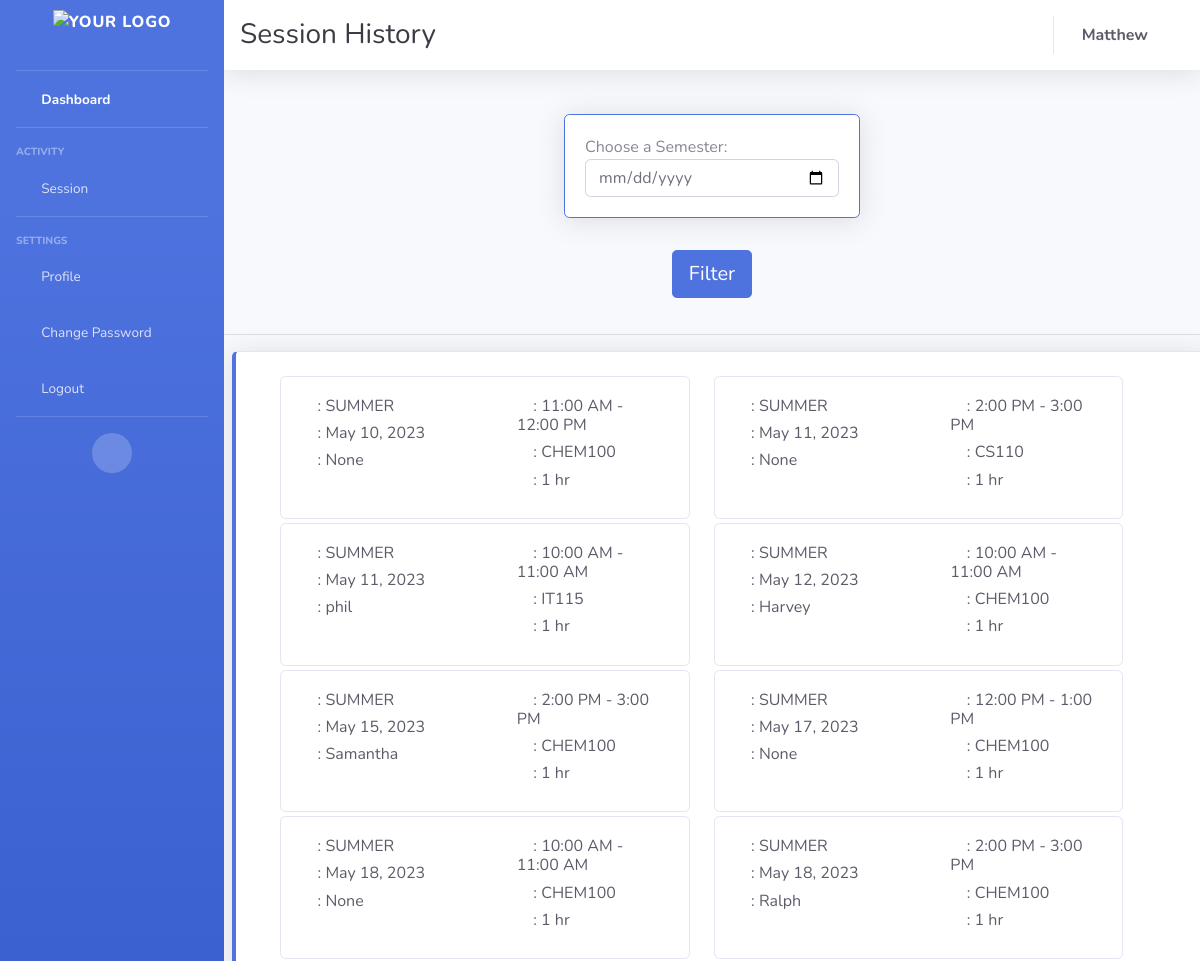
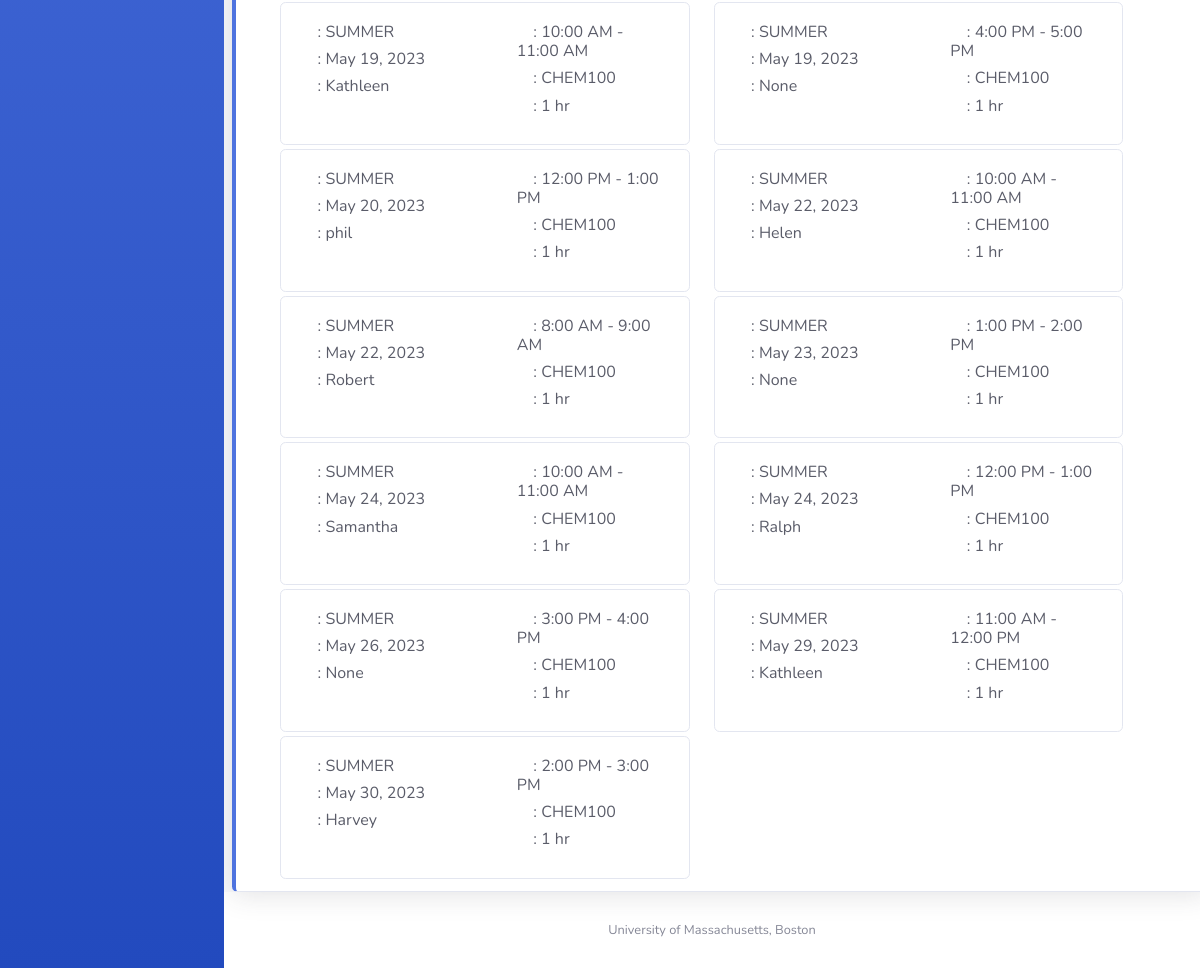
Page /session-hsitory/ (signed in) on the committed database (2 pictures, top to bottom).
### appusers/models.py (models this page shows, shortened)
class Availability(models.Model):
    tutor = models.ForeignKey(Tutor, on_delete=models.CASCADE, null=True, blank=True, related_name='availabilities')
    date = models.DateField()
    timeblock = models.CharField(max_length=1, choices=TIMEBLOCK_CHOICES)
    booked_by = models.ForeignKey(Student, on_delete=models.SET_NULL, null=True, blank=True,
                                  related_name='booked_slots')
    course = models.ForeignKey(Course, on_delete=models.CASCADE)
    status = models.CharField(max_length=1, choices=STATUS_CHOICES)
    semester = models.CharField(max_length=25, null=True)

class Course(models.Model):
    c_name = models.CharField(max_length=100)
    c_code = models.CharField(max_length=50, unique=True, null=False)
    def __str__(self):
        return self.c_name

class Student(models.Model):
    user = models.OneToOneField(User, on_delete=models.CASCADE)
    ums_id = models.CharField(max_length=20, null=True, blank=True)
    courses = models.ManyToManyField(Course, related_name='students')
    no_shows = models.IntegerField(max_length=1, default=0)
    profile_picture = models.FileField(null=True, blank=True)
    def __str__(self):
        return self.user.username

### appusers/views.py (the view)
# urls.py: path('session-hsitory/', session_history, name='session_history'),
@login_required
def session_history(request):
    current_user = request.user
    today = date.today()
    slots = Availability.objects.all().order_by('date')
    try:
        student = current_user.student
        student_session_history = Availability.objects.filter(booked_by=student, date__lt=today).order_by('date')
    except Student.DoesNotExist:
        student_session_history = []
    try:
        tutor = current_user.tutor
        tutor_session_history = Availability.objects.filter(tutor=tutor, date__lt=today).order_by('date')
    except Tutor.DoesNotExist:
        tutor_session_history = []
    return render(request, 'session_history.html',
                  {'slots': slots, 'today': today,
                   'student_session_history': student_session_history,
                   'tutor_session_history': tutor_session_history,
                  })

### templates/session_history.html (shortened to what this page needs)
{% extends "base.html" %}
{% block top_heading %}
    <h1 class="h3 mb-0 text-gray-900">Session History</h1>
{% endblock %}
{% block content %}
    <div class="card-body">
        <form method="GET" id="filter-form">
            <div class="row justify-content-center">
                <div class="col-md-4 mb-3">
                    <div class="card border-primary shadow">
                        <div class="card-body">
                            <div class="d-flex align-items-center">
                                <label for="date-select" class="mr-3 mb-0">Choose a Semester:</label>
                                <i class="fas fa-calendar"></i>
                            </div>
                            <input type="date" name="date" id="date-select" class="form-control">
                        </div>
                    </div>
                </div>
                <div class="col-md-12 text-center">
                    <button type="submit" class="btn btn-toggle btn-primary btn-lg mt-3">Filter</button>
                </div>
            </div>
        </form>
    </div>
    <hr>
    {% if user.is_authenticated %}
        {% if request.user.tutor %}
            <div class="container-fluid card border-left-primary shadow py-2 mr-5 ml-2 mt-3">
            <div id="card-container" class="row row-cols-1 row-cols-md-2 overflow-auto mr-5 ml-2 mt-3" >
                {% for session in tutor_session_history %}
                    <div class="col mb-1">
                        <div class="card">
                            <div class="row g-0">
                                <div class="col-md-6">
                                    <div class="card-body text-gray-800">
                                        <div class="h6">
                                            <i class="fas fa-archive"></i>
                                            : {{ session.semester }}
                                        </div>
                                        <div class="h6">
                                            <i class="fas fa-calendar"></i>
                                            : {{ session.date }}
                                        </div>
                                        <div class="h6">
                                            <i class="fas fa-user-alt"></i>
                                            : {{ session.booked_by }}
                                        </div>
                                    </div>
                                </div>
                                <div class="col-md-6">
                                    <div class="card-body text-gray-800">
                                        <div class="h6">
                                            <i class="fas fa-clock"></i>
                                            : {{ session.get_timeblock_display }}
                                        </div>
                                        <div class="h6">
                                            <i class="fas fa-book"></i>
                                            : {{ session.course }}
                                        </div>
                                        <div class="h6">
                                            <i class="fas fa-user-clock"></i>
                                            : 1 hr
                                        </div>
                                    </div>
                                </div>
                            </div>
                       </div>
                    </div>
                    {% empty %}
                    <p>No sessions today.</p>
                {% endfor %}
            </div>
        </div>
        {% endif %}
    {% endif %}
{% endblock %}

### templates/base.html (shortened to what this page needs)
{% load static %}
<!DOCTYPE html>
<html lang="en">
<head>
    <link href="{% static 'vendor/fontawesome-free/css/all.min.css' %}" rel="stylesheet" type="text/css">
    <link href="{% static 'css/sb-admin-2.min.css' %}" rel="stylesheet">
</head>
<body id="page-top">
<div id="wrapper">
    <ul class="navbar-nav bg-gradient-primary sidebar sidebar-dark accordion" id="accordionSidebar">
        <a class="sidebar-brand d-flex align-items-center justify-content-center" href="{% url 'home' %}">
            <img src="{% static 'images/favicons/UMB_White_logo.png' %}" alt="Your Logo" height="50">
        </a>
        <hr class="sidebar-divider my-0">
        <li class="nav-item active">
            <a class="nav-link" href="{% url 'home' %}">
                <i class="fas fa-fw fa-tachometer-alt"></i>
                <span>Dashboard</span></a>
        </li>
        <hr class="sidebar-divider">
        <div class="sidebar-heading">
            Activity
        </div>
        <li class="nav-item">
            <a class="nav-link collapsed" href="#" data-toggle="collapse" data-target="#collapseTwo"
               aria-expanded="true" aria-controls="collapseTwo">
                <i class="fas fa-fw fa-cog"></i>
                <span>Session</span>
            </a>
        </li>
        <hr class="sidebar-divider">
        <div class="sidebar-heading">
            Settings
        </div>
        {% if not request.user.is_superuser %}
        <li class="nav-item ">
            <a class="nav-link" href="{% url 'profile' %}">
                <i class="fas fa-fw fa-user"></i>
                <span>Profile</span></a>
        </li>
        {% endif %}
        <li class="nav-item ">
            <a class="nav-link" href="{% url 'change_password' %}">
                <i class="fas fa-fw fa-cogs"></i>
                <span>Change Password</span></a>
        </li>
        <li class="nav-item ">
            <a class="nav-link" data-toggle="modal" data-target="#logoutModal" href="{% url 'logout' %}">
                <i class="fas fa-fw fa-sign-out-alt"></i>
                <span>Logout</span></a>
        </li>
        <hr class="sidebar-divider d-none d-md-block">
        <div class="text-center d-none d-md-inline">
            <button class="rounded-circle border-0" id="sidebarToggle"></button>
        </div>
    </ul>
    <div id="content-wrapper" class="d-flex flex-column">
        <div id="content">
            <nav class="navbar navbar-expand navbar-light bg-white topbar mb-4 static-top shadow">
                {% block top_heading %}{% endblock %}
                <ul class="navbar-nav ml-auto">
                    <li class="nav-item dropdown no-arrow">
                        <a class="nav-link">
                            <span class="mr-4 font-weight-bold d-none d-lg-inline text-gray-800 ">{{ user.first_name}} {{ user.last_name}}</span>
                        </a>
                    </li>
                </ul>
            </nav>
            {% block content %}{% endblock %}
        </div>
        <footer class="sticky-footer bg-white">
            <div class="container my-auto">
                <div class="copyright text-center my-auto">
                    <span>University of Massachusetts, Boston</span>
                </div>
            </div>
        </footer>
    </div>
</div>
</body>
</html>

### rows in the picture
Availability: semester "SUMMER", date "May 10, 2023", booked_by "None", timeblock "11:00 AM - 12:00 PM", course "CHEM100"
Availability: semester "SUMMER", date "May 11, 2023", booked_by "None", timeblock "2:00 PM - 3:00 PM", course "CS110"
Availability: semester "SUMMER", date "May 11, 2023", booked_by "phil", timeblock "10:00 AM - 11:00 AM", course "IT115"
Availability: semester "SUMMER", date "May 12, 2023", booked_by "Harvey", timeblock "10:00 AM - 11:00 AM", course "CHEM100"
Availability: semester "SUMMER", date "May 15, 2023", booked_by "Samantha", timeblock "2:00 PM - 3:00 PM", course "CHEM100"
Availability: semester "SUMMER", date "May 17, 2023", booked_by "None", timeblock "12:00 PM - 1:00 PM", course "CHEM100"
Availability: semester "SUMMER", date "May 18, 2023", booked_by "None", timeblock "10:00 AM - 11:00 AM", course "CHEM100"
Availability: semester "SUMMER", date "May 18, 2023", booked_by "Ralph", timeblock "2:00 PM - 3:00 PM", course "CHEM100"
Availability: semester "SUMMER", date "May 19, 2023", booked_by "Kathleen", timeblock "10:00 AM - 11:00 AM", course "CHEM100"
Availability: semester "SUMMER", date "May 19, 2023", booked_by "None", timeblock "4:00 PM - 5:00 PM", course "CHEM100"
Availability: semester "SUMMER", date "May 20, 2023", booked_by "phil", timeblock "12:00 PM - 1:00 PM", course "CHEM100"
Availability: semester "SUMMER", date "May 22, 2023", booked_by "Helen", timeblock "10:00 AM - 11:00 AM", course "CHEM100"
Availability: semester "SUMMER", date "May 22, 2023", booked_by "Robert", timeblock "8:00 AM - 9:00 AM", course "CHEM100"
Availability: semester "SUMMER", date "May 23, 2023", booked_by "None", timeblock "1:00 PM - 2:00 PM", course "CHEM100"
Availability: semester "SUMMER", date "May 24, 2023", booked_by "Samantha", timeblock "10:00 AM - 11:00 AM", course "CHEM100"
Availability: semester "SUMMER", date "May 24, 2023", booked_by "Ralph", timeblock "12:00 PM - 1:00 PM", course "CHEM100"
Availability: semester "SUMMER", date "May 26, 2023", booked_by "None", timeblock "3:00 PM - 4:00 PM", course "CHEM100"
Availability: semester "SUMMER", date "May 29, 2023", booked_by "Kathleen", timeblock "11:00 AM - 12:00 PM", course "CHEM100"
Availability: semester "SUMMER", date "May 30, 2023", booked_by "Harvey", timeblock "2:00 PM - 3:00 PM", course "CHEM100"

### other values in the picture
{{ user.first_name }} "Matthew"
